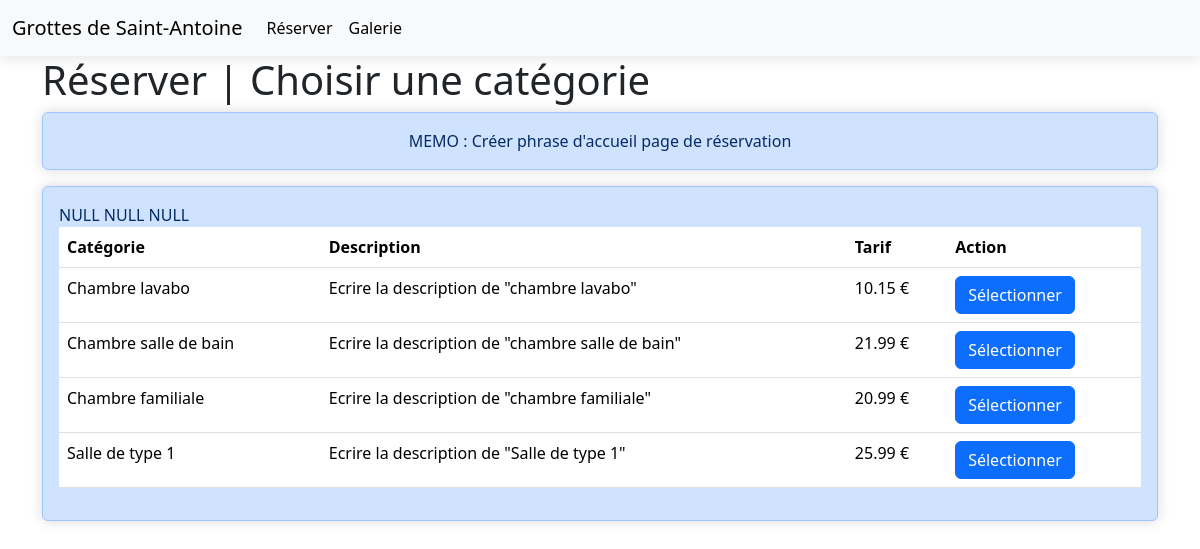
The app's page /pages/resa_categories.pages.php with its own data.
### tables this page shows
CREATE TABLE IF NOT EXISTS `categories` (
  `id_categorie` int NOT NULL AUTO_INCREMENT,
  `lib_categorie` varchar(255) NOT NULL,
  `desc_categorie` text NOT NULL,
  PRIMARY KEY (`id_categorie`)
);

CREATE TABLE IF NOT EXISTS `tarifs` (
  `id_tarif` int NOT NULL AUTO_INCREMENT,
  `lib_saisonnalité` varchar(255) NOT NULL,
  `date_deb_saisonnalité` date NOT NULL,
  `date_fin_saisonnalité` date NOT NULL,
  `valeur_tarif` float NOT NULL,
  `id_categorie` int NOT NULL,
  PRIMARY KEY (`id_tarif`),
  KEY `fk_id_categorie_tarif` (`id_categorie`)
);

### class/categories.class.php (called while the page is built, shortened)
<?php
class Categorie
{
    private $con;
    public function __construct($c)
    {
        $this->con = $c;
    }
    public function getCategories()
    {
        $sql = "SELECT * FROM categories";
        $stmt = $this->con->prepare($sql);
        $stmt->execute();
        return $stmt;
    }
}

### class/tarifs.class.php (called while the page is built, shortened)
<?php
class Tarif
{
    private $con;
    public function __construct($c)
    {
        $this->con = $c;
    }
    public function getTarifByCategorie($idc)
    {
        $data = [":idcategorie" => $idc];
        $sql = "SELECT * FROM tarifs WHERE id_categorie = :idcategorie";
        $stmt = $this->con->prepare($sql);
        $stmt->execute($data);
        return $stmt;
    }
}

### pages/resa_categories.pages.php (the view, shortened to what this page needs)
<!DOCTYPE html>
<html lang="fr">
<head>
    <link href="https://cdn.jsdelivr.net/npm/bootstrap@5.3.2/dist/css/bootstrap.min.css" rel="stylesheet">
    <link rel="stylesheet" href="../css/header.css">
    <link rel="stylesheet" href="../css/footer.css">
    <link rel="stylesheet" href="../css/style.css">
</head>
<body>
    <?php
    include("../includes/pdo.inc.php");
    include("../template/header.template.php");
    include("../class/categories.class.php");
    include("../class/tarifs.class.php");
    ?>
    <div class="container">
        <h1>Réserver | Choisir une catégorie</h1>
        <div style="text-align: center;" class="alert alert-primary">
            MEMO : Créer phrase d'accueil page de réservation
        </div>
        <section id="choixcategorie">
            <div class="col alert alert-primary">
                <?php
                var_dump($_POST['datedebut'], $_POST['datefin'], $_POST['nbrepersonnes']);
                $oCategories = new Categorie($con);
                $oTarifs = new Tarif($con);
                $lesCategories = $oCategories->getCategories();
                ?>
                <form action="resa_consulter.pages.php" method="post">
                    <table class="table">
                        <thead>
                            <tr>
                                <th class="col">Catégorie</th>
                                <th class="col">Description</th>
                                <th class="col">Tarif</th>
                                <th class="col">Action</th>
                            </tr>
                        </thead>
                        <tbody>
                            <?php
                            foreach ($lesCategories as $uneCategorie) {
                                $tarifByCategorie = $oTarifs->getTarifByCategorie($uneCategorie['id_categorie']);
                                $unTarif = $tarifByCategorie->fetch(PDO::FETCH_ASSOC);
                                echo "<tr>
                                <td>", $uneCategorie['lib_categorie'], "</td>
                                <td>", $uneCategorie['desc_categorie'], "</td>
                                <td>", $unTarif['valeur_tarif']," €</td>
                                <td hidden='hidden'><input type='text' hidden='hidden' value='", $_POST['datedebut'], "' name='datedebut'></td>
                                <td hidden='hidden'><input type='text' hidden='hidden' value='", $_POST['datefin'], "' name='datefin'></td>
                                <td hidden='hidden'><input type='text' hidden='hidden' value='", $_POST['nbrepersonnes'], "' name='nbrepersonnes'></td>
                                <td><button class='btn btn-primary' name='categorie' value='", $uneCategorie['id_categorie'], "' type='submit'>Sélectionner</button></td>
                                </tr>";
                            }
                            ?>
                        </tbody>
                    </table>
                </form>
            </div>
        </section>
    </div>
</body>
</html>

### template/header.template.php (shortened to what this page needs)
<nav class="navbar navbar-expand-lg bg-body-tertiary">
    <div class="container-fluid">
        <a href="#" class="navbar-brand">Grottes de Saint-Antoine</a>
        <div class="collapse navbar-collapse" id="collapsibleNavbar">
            <ul class="navbar-nav">
                <div class="nav-item">
                    <a class="nav-link active" href="../pages/resa_debut.pages.php">Réserver</a>
                </div>
                <div class="nav-item">
                    <a class="nav-link active" href="../pages/gallerie.pages.php">Galerie</a>
                </div>
            </ul>
        </div>
    </div>
</nav>

### css/header.css (style rules this page uses)
nav { box-shadow: 0px 3px 13px 0px rgba(0, 0, 0, 0.10); }

### css/footer.css (style rules this page uses)
body { display: flex; flex-direction: column; min-height: 100vh; margin: 0; }

### css/style.css (style rules this page uses)
.card, .alert { box-shadow: 0px 0px 13px 0px rgba(0, 0, 0, 0.151); }

### records on screen
categories: lib_categorie "Chambre lavabo", desc_categorie "Ecrire la description de \"chambre lavabo\"", tarifs.valeur_tarif "10.15", $uneCategorie['id_categorie'] 1 (drawn)
categories: lib_categorie "Chambre salle de bain", desc_categorie "Ecrire la description de \"chambre salle de bain\"", tarifs.valeur_tarif "21.99", $uneCategorie['id_categorie'] 2 (drawn)
categories: lib_categorie "Chambre familiale", desc_categorie "Ecrire la description de \"chambre familiale\"", tarifs.valeur_tarif "20.99", $uneCategorie['id_categorie'] 3 (drawn)
categories: lib_categorie "Salle de type 1", desc_categorie "Ecrire la description de \"Salle de type 1\"", tarifs.valeur_tarif "25.99", $uneCategorie['id_categorie'] 4 (drawn)
